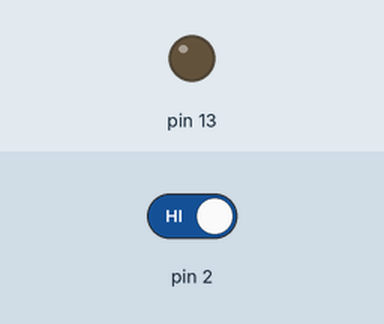
Simulated run of this sketch. Board: Arduino Uno, built with avr-gcc and run on an emulated ATmega328P. Shown: output pins drawn as LEDs (lit = HIGH). The test bench sets the inputs (shaded band); at power-on: pin 2 HIGH.

Above: at 1.2 s.
1.3 s: pin 2 driven LOW
At 2.5 s:
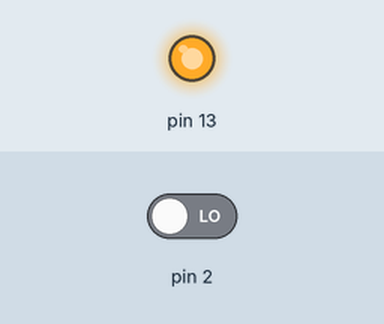
2.8 s: pin 2 driven HIGH
At 4.2 s:
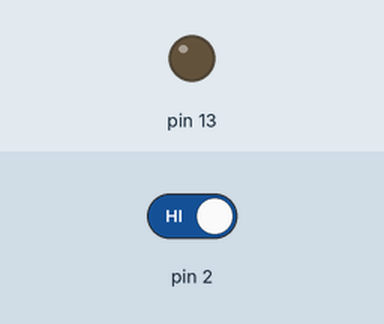
Timing chart, 0 to 5.8 s (numbered marks = the images above; inputs shaded):
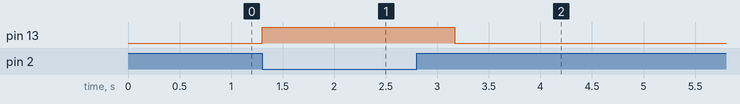

Measured:
- after the input at 1.3 s, pin 13: LOW → HIGH at once
- after the input at 2.8 s, pin 13: HIGH → LOW after 0.37 s

The sketch:

arduinoIR.ino
```cpp
#include <IRremote.h>

IRsend irsend;

#define CMD_BITS_SIZE     20u
#define CMD_SHUTTER       0xB4B8F
#define CMD_VIDEO         0x12B8F
#define CMD_DISP_BUTTON   0x28B8F
#define CMD_MENU          0x1CB8F
#define CMD_ZOOM_IN       0x52B8F
#define CMD_ZOOM_OUT      0xD2B8F

void setup()
{
  pinMode(2, INPUT);
  pinMode(13, OUTPUT);
}

void loop() {
  if(!digitalRead(2)){
    digitalWrite(13, HIGH);
    for (int i = 0; i < 3; i++) {
		irsend.sendSony(CMD_MENU, CMD_BITS_SIZE);
		delay(40);
    }
    delay(50); //5 second delay between each signal burst
  }
  else {
    digitalWrite(13, LOW);
  }
}
```
